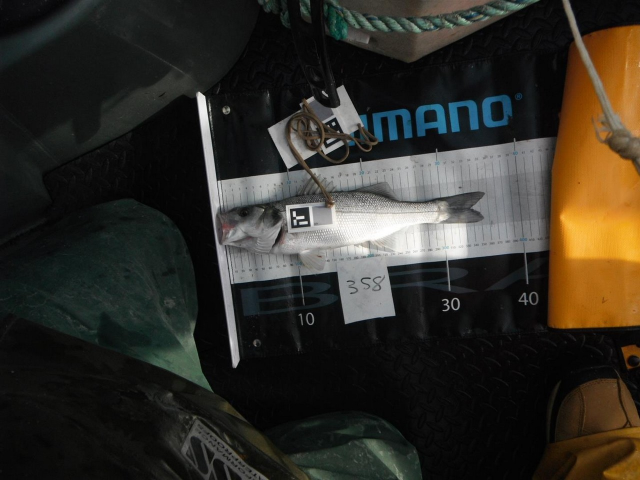
#> input picture images/charter/fujiflm/original/358.jpg, 1280 x 960 px (shown at 1/2 size); its folder holds only this picture in this run
$ python -i color.py   (imports and definitions only)
#> lines starting #> are read from the running program, lines starting #| are printed output that depends on the picture
### funclib/baselib.py
# pylint: disable=C0103, too-few-public-methods, locally-disabled, consider-using-enumerate, stop-iteration-return, simplifiable-if-statement, stop-iteration-return, too-many-return-statements
# unused-variable
'''Decorators, base classes and misc functions
for manipulatin other base classes.

Stick list/tuple/dic functions in here.
'''
import pickle as _pickle
import collections as _collections
import sys as _sys
import operator
from copy import deepcopy as _deepcopy
from enum import Enum as _enum

import numpy as _np


class eDictMatch(_enum):
    '''do dictionaries match
    '''
    Exact = 0 #every element matches in both
    Subset = 1 #one dic is a subset of the other
    Superset = 2 #dic is a superset of the other
    Intersects = 3 #some elements match
    Disjoint = 4 #No match


#Decorators
class classproperty(property):
    '''class prop decorator, used
    to enable class level properties'''
    def __get__(self, obj, objtype=None):
        return super(classproperty, self).__get__(objtype)
    def __set__(self, obj, value):
        super(classproperty, self).__set__(type(obj), value)
    def __delete__(self, obj):
        super(classproperty, self).__delete__(type(obj))


#########
#CLASSES#
#########

class switch(object):
    '''From http://code.activestate.com/recipes/410692/. Replicates the C switch statement
    e.g.
    v = 'ten'
    for case in switch(v):
        if case('one'):
            print 1
            break
        if case('two'):
            print 2
            break
        if case('ten'):
            print 10
            break
        if case('eleven'):
            print 11
            break
        if case(): # default, could also just omit condition or 'if True'
            print "something else!"
            # No need to break here, it'll stop anyway
    '''

    def __init__(self, value):
        self.value = value
        self.fall = False

    # [14 lines left out: functions __iter__, match, not called in this run]

# region dict

# region dict classes
class odict(_collections.OrderedDict):
    '''subclass OrderedDict to support item retreival by index'''
    # [7 lines left out: function getbyindex, not called in this run]


class dictp(dict):
    '''allow values to be accessed with partial key match
    dic = {'abc':1}
    d = dictp(dic)
    print(d['a']) # returns 1
    '''

    # [24 lines left out: functions __getitem__, getp, not called in this run]


class DictList(dict):
    '''support having a key with a list of values,
    effectively emulating a ditionary with non-unique keys
    >>> d = dictlist.Dictlist()
    >>> d['test'] = 1
    >>> d['test'] = 2
    >>> d['test'] = 3
    >>> d
    {'test': [1, 2, 3]}
    >>> d['other'] = 100
    >>> d
    {'test': [1, 2, 3], 'other': [100]}
    '''

    # [331 lines left out: functions __setitem__, dic_merge_two, dic_sort_by_val, dic_sort_by_key, dic_match, list_delete_value_pairs and 16 more, not called in this run]

# endregion


#region Other
def isIterable(i, strIsIter=False, numpyIsIter=False):
    '''(any, bool)->bool
    Tests to see if i looks like an iterable.

    To count strings a noniterable, strIsIter should be False
    '''
    if isinstance(i, str) and strIsIter is False:
        return False
    elif isinstance(i, _np.ndarray) and numpyIsIter is False:
        return False
    return isinstance(i, _collections.Iterable)


# [49 lines left out: functions item_from_iterable_by_type, isempty, pickle, unpickle, not called in this run]

### opencvlib/decs.py
# pylint: disable=C0103, too-few-public-methods, locally-disabled, no-self-use, unused-argument, superfluous-parens, inconsistent-return-statements
'''my decorators'''

from functools import wraps as _wraps

import numpy as _np
import cv2 as _cv2
import PIL as _PIL
from PIL import Image as _Image
#from skimage.io import imread as _skimread

from funclib.iolib import fixp as _fixp


__all__ = ['decgetimg']


def decgetimgmethod(meth):
    '''
    decorator to wrap opening an
    image using opencv.imread

    This is intended for use with class methods
    '''
    #this decorator makes a function accept an image path or ndarray
    # [11 lines left out: function _getimg_wrapper, not called in this run]
    return _getimg_wrapper


def decgetimg(func):
    '''
    decorator to wrap opening an
    image using opencv.imread.

    Supports a mixed tuple|list of ndarrays and strings (paths)
    or single str (path)

    img(s) elements of type ndarray are simply returned

    Intended for use with functions.
    **NOT** for use with class methods
    '''
    #this decorator makes a function accept an image path or ndarray
    # [27 lines left out: function _getimg_wrapper, not called in this run]

    return _getimg_wrapper


def decgetimg8bpp(func):
    '''
    decorator to wrap opening an
    image using opencv.imread.

    Converts float ndarray to uint8 if float in dtype.

    Supports a mixed tuple|list of ndarrays and strings (paths)
    or single str (path)

    img(s) elements of type ndarray are simply returned

    Intended for use with functions.
    **NOT** for use with class methods
    '''
    #this decorator makes a function accept an image path or ndarray
    # [34 lines left out: function _getimg_wrapper, not called in this run]

    return _getimg_wrapper


def decgettruegrey(func):
    '''
    decorator to wrap opening or converting an image using opencv.imread.

    Some cv2 functions expect true, single channel grayscale images
    and raise an error if > 1 channel exists

    Also Converts float ndarray to uint8 if float in dtype.

    Supports a mixed tuple|list of ndarrays and strings (paths)
    or single str (path)

    img(s) elements of type ndarray are simply returned

    Intended for use with functions.
    **NOT** for use with class methods
    '''
    #this decorator makes a function accept an image path or ndarray
    # [39 lines left out: function _getimg_wrapper, not called in this run]

    return _getimg_wrapper


def decgetimgpil(func):
    '''
    decorator to wrap opening an
    image using pil.Image.open

    PIL is a lazy load so checking resolution for example
    will not load the full image into memory
    '''
    #this decorator makes a function accept an image path or ndarray
    # [14 lines left out: function _getimg_wrapper, not called in this run]
    return _getimg_wrapper


# [85 lines left out: functions decgetimgsk, _BGR2RGB, _RGB2BGR, _isbw, _to8bpp, not called in this run]
#endregion

### opencvlib/color.py
# pylint: disable=C0103, too-few-public-methods, locally-disabled, no-self-use, unused-argument
'''deal with colors
See test_color.py for examples of using the filter
'''
from enum import Enum as _Enum

import numpy as _np
import cv2 as _cv2

import funclib.baselib as _baselib

import opencvlib.decs as _decs
import opencvlib.info as _info
from opencvlib import getimg as _getimg


_JET_DATA = {'red': ((0., 0, 0), (0.35, 0, 0), (0.66, 1, 1), (0.89, 1, 1),
                     (1, 0.5, 0.5)),
             'green': ((0., 0, 0), (0.125, 0, 0), (0.375, 1, 1), (0.64, 1, 1),
                       (0.91, 0, 0), (1, 0, 0)),
             'blue': ((0., 0.5, 0.5), (0.11, 1, 1), (0.34, 1, 1), (0.65, 0, 0),
                      (1, 0, 0))}

_CMAP_DATA = {'jet': _JET_DATA}


class CVColors():
    '''BGR base color tuples'''
    blue = (255, 0, 0)
    red = (0, 0, 255)
    green = (0, 255, 0)
    light_grey = (200, 200, 200)
    grey = (130, 130, 130)
    dark_grey = (75, 75, 75)
    yellow = (0, 255, 255)
    magenta = (255, 0, 255)
    cyan = (255, 255, 0)
    black = (0, 0, 0)
    white = (255, 255, 255)


class eColorSpace(_Enum):
    '''colorspace types'''
    HSV = 0
    RGB = 1
    BGR = 2
    Grey = 3
    HSV360100100 = 4
    HSV255255255 = 5


class ColorInterval():
    '''class to store a filter range
    in defined color space and
    convert between them.

    Initialise with tuples where tuples are paired to represent a range
    e.g. start=(0,0,0), finish=(255,255,255) is then entire range

    Note OpenCV HSV is 0-179,0-255,0-255
    '''
    #This could be done with a LookUpTable approach, this
    #may be more efficient when working around the red hue
    #axis
    BGR_RED = _np.array([[17, 15, 100], [50, 56, 200]]).astype('uint8')
    BGR_BLUE = _np.array([[86, 31, 4], [220, 88, 50]]).astype('uint8')
    BGR_GREEN = _np.array([[103, 86, 65], [145, 133, 128]]).astype('uint8')

    # [103 lines left out: functions __init__, color_space, color_space, _check_intervals, lower_interval, upper_interval and 1 more, not called in this run]


class ColorDetection():
    '''color detection stuff
    Simple example:
        #define a colorinterval in the imagej HSV color space
        ciH = color.ColorInterval(color.eColorSpace.HSV255255255, (33, 0, 0), (255, 255, 102))
        #Create class instance with image and the color interval. img_in is in BGR, we tell opencv to convert to HSV
        CD = color.ColorDetection(img_in, ciH, color.eColorSpace.HSV, no_conversion=False)
        #perform the detection
        CD.detect()
        #This contains the bgr version of the image. Pixels of colors not in colorinterval in the image are set to 0, 0, 0
        return CD.detected_as_bgr()
    '''

    # [162 lines left out: functions __init__, detect, detected_as_bgr, hsvtrans, BGR2RGB, RGB2BGR and 3 more, not called in this run]


def cvt(img, from_=eColorSpace.BGR, to=eColorSpace.RGB):
    '''(ndarray|list:ndarray, Enum:eColorSpace)
    Convert images'''

    f = lambda x: x[0] if _baselib.isIterable(x) and x else x

    if not _baselib.isIterable(img):
        img = [img]

    out = []
    for I in img:
        if from_ == eColorSpace.BGR:
            if to == eColorSpace.Grey:
                out.append(_cv2.cvtColor(I, _cv2.COLOR_BGR2GRAY))
            elif to == eColorSpace.HSV:
                out.append(_cv2.cvtColor(I, _cv2.COLOR_BGR2HSV))
            elif to == eColorSpace.RGB:
                out.append(_cv2.cvtColor(I, _cv2.COLOR_BGR2RGB))
            elif to == eColorSpace.BGR:
                out.append(I)
            else:
                raise UserWarning("Unsupported conversion 'to {0!s}'".format(from_.name))
            return f(out)

        if from_ == eColorSpace.HSV:
            if to == eColorSpace.Grey:
                out.append(HSVtoGrey(I))
            elif to == eColorSpace.BGR:
                out.append(_cv2.cvtColor(I, _cv2.COLOR_HSV2BGR))
            elif to == eColorSpace.RGB:
                out.append(_cv2.cvtColor(I, _cv2.COLOR_HSV2RGB))
            elif to == eColorSpace.HSV:
                out.append(I)
            else:
                raise UserWarning("Unsupported conversion 'to {0!s}'".format(from_.name))
            return f(out)

        if from_ == eColorSpace.RGB:
            if to == eColorSpace.Grey:
                out.append(_cv2.cvtColor(I, _cv2.COLOR_RGB2GRAY))
            elif to == eColorSpace.BGR:
                out.append(_cv2.cvtColor(I, _cv2.COLOR_RGB2BGR))
            elif to == eColorSpace.HSV:
                out.append(_cv2.cvtColor(I, _cv2.COLOR_RGB2HSV))
            elif to == eColorSpace.RGB:
                out.append(I)
            else:
                raise UserWarning("Unsupported conversion 'to {0!s}'".format(from_.name))
            return f(out)

        if from_ == eColorSpace.Grey:
            if to == eColorSpace.Grey:
                out.append(I)
            elif to == eColorSpace.BGR:
                out.append(_cv2.cvtColor(I, _cv2.COLOR_GRAY2BGR))
            elif to == eColorSpace.HSV:
                tmp = _cv2.cvtColor(I, _cv2.COLOR_GRAY2BGR)
                out.append(_cv2.cvtColor(tmp, _cv2.COLOR_BGR2HSV))
            else:
                raise UserWarning("Unsupported conversion 'to {0!s}'".format(from_.name))
            return f(out)

        raise UserWarning("Unsupported conversion 'from {0!s}'".format(from_.name))


# [33 lines left out: functions split_channels, make_cmap, not called in this run]

>>> import cv2
>>> picture = cv2.imread('../images/charter/fujiflm/original/358.jpg', cv2.IMREAD_GRAYSCALE)
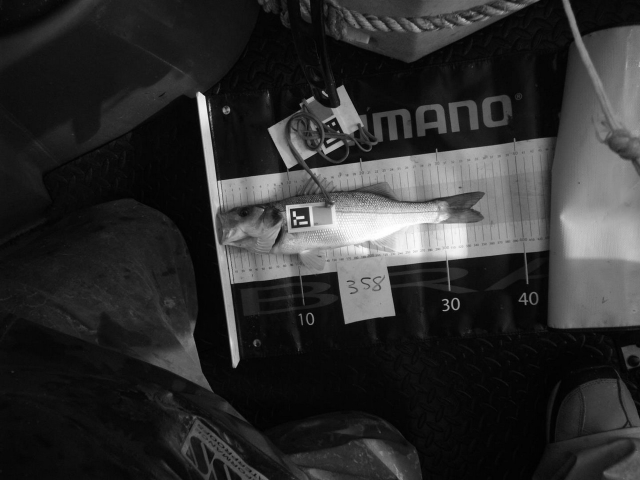
#> picture: shape (960, 1280) (shown at 1/2 size); min 0, max 255, mean 46.5
>>> result = cvt(picture)
#> the loop in cvt, `for I in img:` made 1 pass
#> after the loop in cvt, `for I in img:`: out = 1 item
#> (the run stopped early here; a loop or call above may not have finished)

$ run again, on images/charter/fujiflm/original/361.jpg
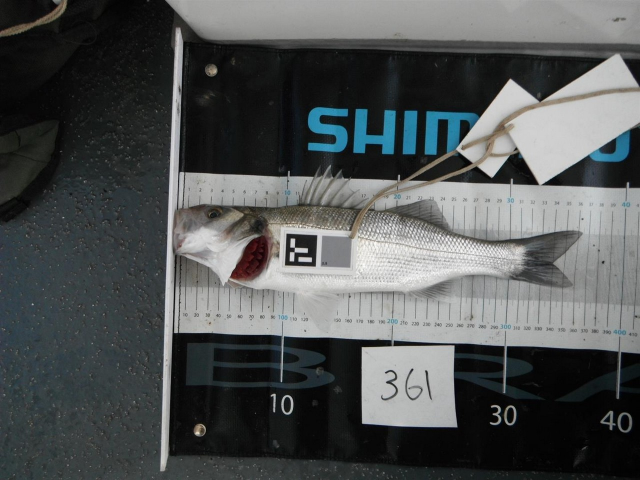
#> input picture images/charter/fujiflm/original/361.jpg, 1280 x 960 px (shown at 1/2 size)
#> `picture = cv2.imread('../images/charter/fujiflm/original/358.jpg', cv2..`:
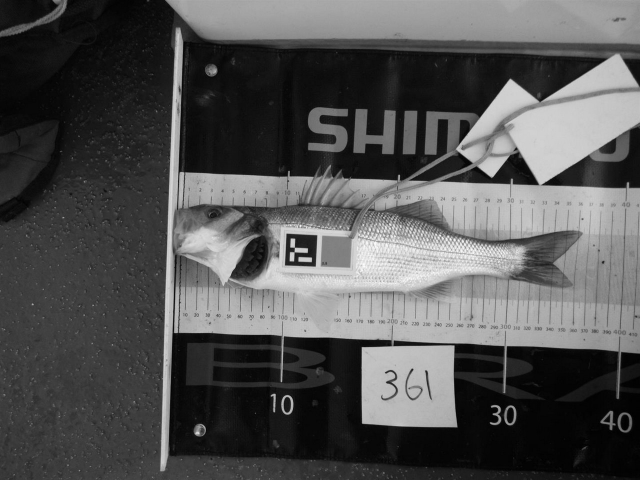
#> picture: shape (960, 1280) (shown at 1/2 size); min 0, max 255, mean 82.9
#> the loop in cvt, `for I in img:` made 1 pass
#> after the loop in cvt, `for I in img:`: out = 1 item

$ run again, on images/charter/fujiflm/original/394.jpg
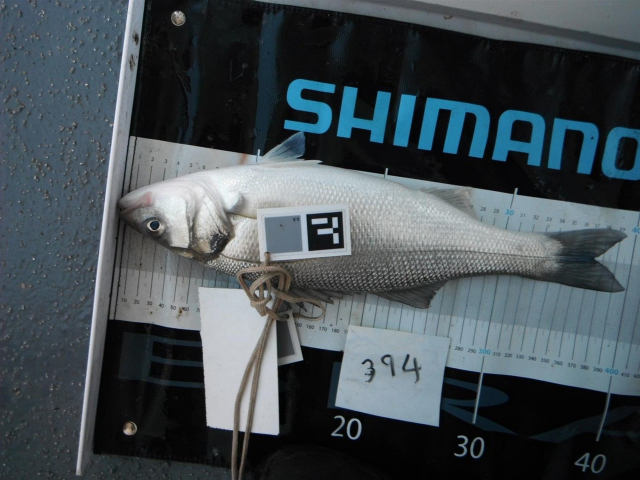
#> input picture images/charter/fujiflm/original/394.jpg, 1280 x 960 px (shown at 1/2 size)
#> `picture = cv2.imread('../images/charter/fujiflm/original/358.jpg', cv2..`:
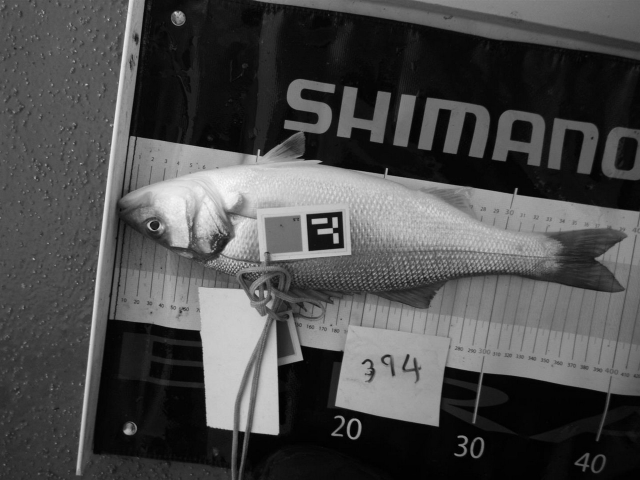
#> picture: shape (960, 1280) (shown at 1/2 size); min 0, max 255, mean 76.1
#> the loop in cvt, `for I in img:` made 1 pass
#> after the loop in cvt, `for I in img:`: out = 1 item

$ run again, on images/charter/fujiflm/original/405.jpg
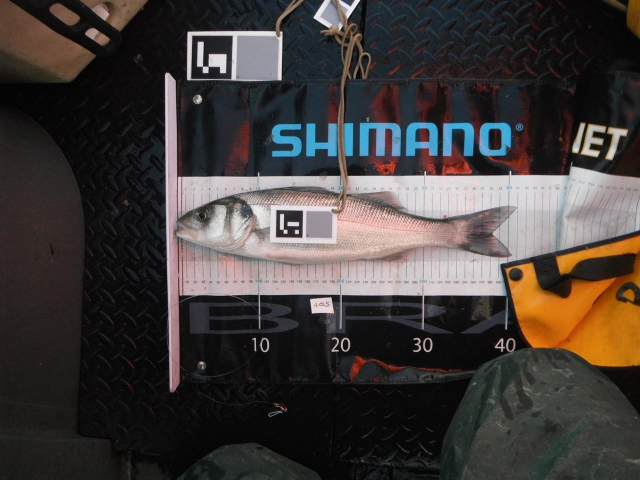
#> input picture images/charter/fujiflm/original/405.jpg, 1280 x 960 px (shown at 1/2 size)
#> `picture = cv2.imread('../images/charter/fujiflm/original/358.jpg', cv2..`:
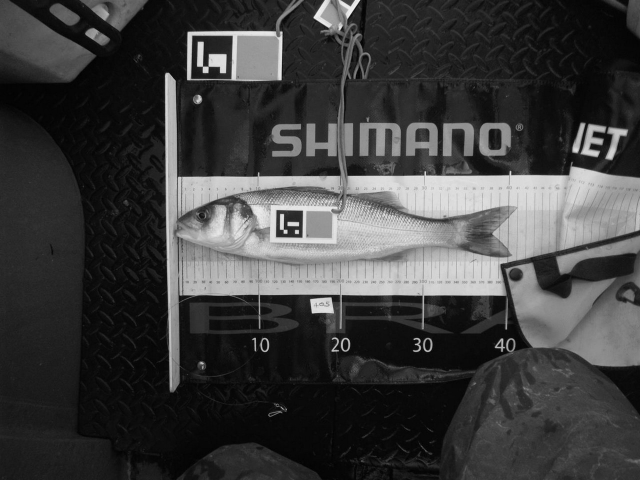
#> picture: shape (960, 1280) (shown at 1/2 size); min 0, max 255, mean 61.8
#> the loop in cvt, `for I in img:` made 1 pass
#> after the loop in cvt, `for I in img:`: out = 1 item
